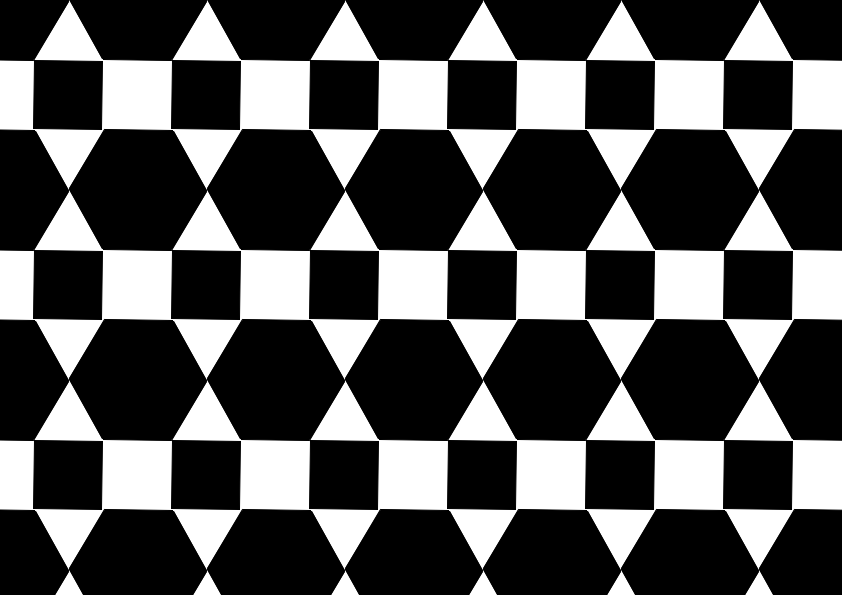
Frame 1 (no input)
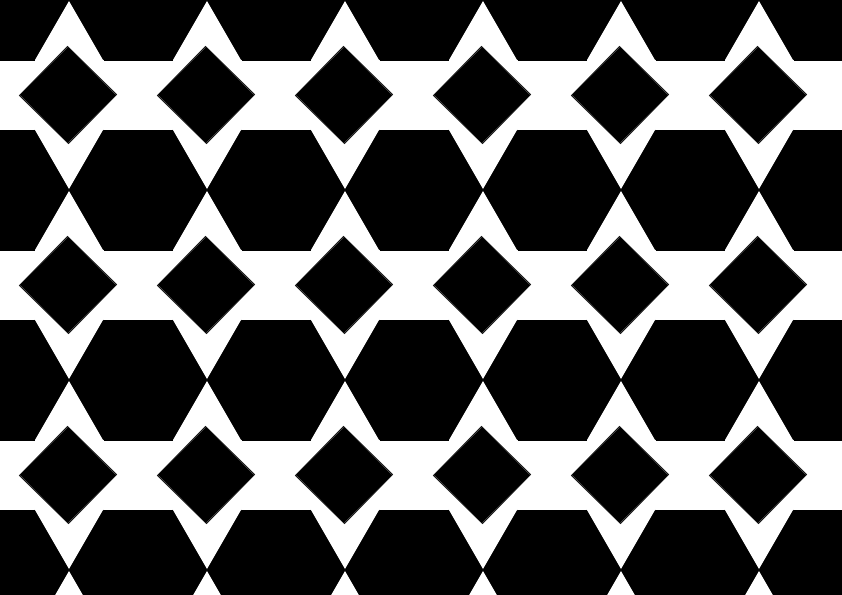
Frame 60 (the mouse pressed at the canvas centre just before this capture)
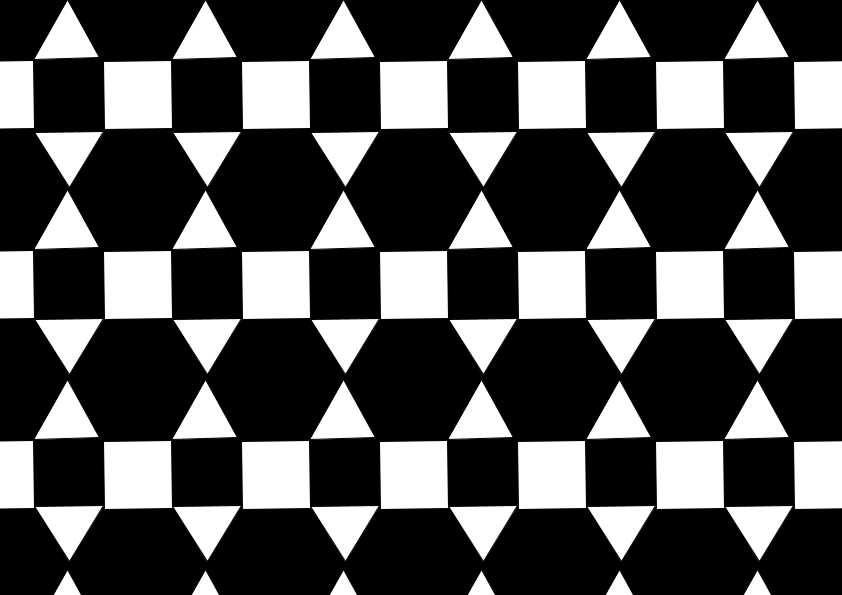
Frame 120 (the mouse held since frame 60 and released just before this capture)

The Processing sketch that drew these frames (run headless with seeded random() and noise(); from frame 60 on, the mouse is pressed at the canvas centre):

// Processing sketch: s06c01JuanEcclefield
// ── s06c01JuanEcclefield.pde
/*
Alumno: Juan Ecclefield G.
Asignatura: Programación Creativa
Fecha: 08/04/2019

Artista referente: Dave Whyte
Fuente: https://www.instagram.com/davebeesbombs/?utm_source=ig_embed
        https://www.instagram.com/p/BslTILaHYwV/
        https://www.instagram.com/p/BrK1DcNCcZX/


INSTRUCCIONES:
  1- Tecla q/Q: Cambia el display del sketch1 al sketch2
  2- Tecla w/W: Cambia el display del sketch2 al sketch1

*/

// Variables para rotaciones
int rot;
float rot2;
float rot3;
float rot4;
float rot5;

// Variables para cambiar estados.
float estado;

// Booleanas para ocultar y mostrar metodos.
boolean sketch1 = false;         // Display sketch simple.
boolean sketch2 = true;          // Display sketch Complejo.

boolean ciclo3  = false;       // Ciclos que varían segun figura y fondo.
boolean ciclo4  = false;       // Ciclos que varían segun figura y fondo.
boolean ciclo1  = true;        // Ciclos que varían segun figura y fondo.
boolean ciclo2  = false;       // Ciclos que varían segun figura y fondo.

ClassMov_02 a;      // LLamar la clase

// Variables para color del fondo
int blanco = 255;
int negro = 0;
int fondo = 255;



void setup(){
  size(842,595);
  a = new ClassMov_02(rot, rot2, rot3, rot4, rot5);       // LLamar al constructor y sus parametros.
}

void draw(){

  background(fondo);
  rot = frameCount;
  rot2 = rot2 + 0.995;        // velocidad Rotacion triangulos.
  rot3 = rot3 + 0.747;        // velocidad Rotacion hexagonos.
  rot4 = rot4 + 1;            // velocidad Rotacion triangulos.
  rot5 = rot5 + 0.749;        // velocidad Rotacion rectangulos.

  if(rot > 180){frameCount = 0;}      // Resetear el contador de frames ps.
  estado = estado + 0.988;            // Contador que define el tiempo de cada ciclo.

  // Variables para definir el rango de tiempo de cada ciclo (Rotacion de las figuras y si display).

  if (sketch1 == true){             // Todo esto ocurrirá mientras el sketch 1 (Simple) este activo.
    if(ciclo1 == true){             // Estado del ciclo y display de los metodos.
      a.diagramacion1(rot);         // grilla de cuadrados negros que giran.
      a.diagramacion2(rot);         // grilla de cuadrados negros que giran.
    }

    if(ciclo2 == true){
      a.diagramacion3(rot);         // grilla de cuadrados blancos que giran.
      a.diagramacion4(rot);         // grilla de cuadrados blancos que giran.
    }

    if(rot > 90 && sketch1 == true){      // Los ciclos estan limitados por el tiempo y el angulo de rotacion.
      ciclo1 = false;                     // por lo tanto, si el objeto supera una cierta cantidad de tiempo rotando.
      ciclo2 = true;                      // se alteran los estados de los ciclos que son los que varian el display de los métodos.
      fondo = negro;                      // Estado de color del fondo.

    }

    if(rot < 90 && sketch1 == true){      // Los ciclos estan limitados por el tiempo y el angulo de rotacion.
      ciclo1 = true;                      // por lo tanto, si el objeto supera una cierta cantidad de tiempo rotando.
      ciclo2 = false;
      fondo = blanco;
    }
  }

//////////////////////////// SEGUNDO SKETCH /////////////////////////////////

  if (sketch2 == true){
    a.diagramacion5(rot4);
    ciclo1 = false;          // Cambia el estado de un ciclo a falso, desactivando el display de sus métodos.
    ciclo2 = false;          // Cambia el estado de un ciclo a falso, desactivando el display de sus métodos.
    fondo = blanco;          // Estado de color del fondo.

    if(estado > 108){         // Los ciclos estan limitados por el tiempo y el angulo de rotacion.
      ciclo4 = true;          // por lo tanto, si el objeto supera una cierta cantidad de tiempo rotando.
    }                         // se alteran los estados de los ciclos que son los que varian el display de los métodos.

    if(estado > 238 ){        // Los ciclos estan limitados por el tiempo y el angulo de rotacion.
      ciclo4 = false;         // por lo tanto, si el objeto supera una cierta cantidad de tiempo rotando.
      estado = 0;             // se alteran los estados de los ciclos que son los que varian el display de los métodos.
    }

    if(ciclo4 == true && sketch2 == true){      // condicion que maneja el displey de algunos metodos del sketch.
      a.diagramacion6(rot2);                    // Display metodo de triangulos.
      a.diagramacion7(rot2);                    // Display metodo de triangulos.
      a.diagramacion8(rot3);                    // Display metodo de rectangulos blancos.
      fondo = negro;                            // Estado de color del fondo.
    }

    if (ciclo4 == false && sketch2 == true){    // condicion que maneja el displey de algunos metodos del sketch.
      a.diagramacion9(rot5);                    // Display metodo de rectangulos negros.
      fondo = blanco;                           // Estado de color del fondo.
    }
  }
}


// Interacciones

void keyPressed(){

// Tecla para cambiar al sketch 1 (Simple)
  if (keyPressed) {
    if (key == 'q' || key == 'Q') {
      sketch1 = true;
      sketch2 = false;

    }
  }

// Tecla para cambiar al sketch 1 (Complejo)
  if (keyPressed) {
    if (key == 'w' || key == 'W') {
      sketch1 = false;
      sketch2 = true;
    }
  }


}

// ── ClassMov_v2.pde
class ClassMov_02{

// Variables de rotacion de la clase
int rot;
float rot2;
float rot3;
float rot4;
float rot5;

  ClassMov_02(int rot, float rot2, float rot3, float rot4, float rot5){   // Colocar los parametros que recibira el constructor
    // Indicar que estamos trabajando con estas variables y no las del sketch
    this.rot = rot;
    this.rot2 = rot2;
    this.rot3 = rot3;
    this.rot4 = rot4;
    this.rot4 = rot5;
  }


/////////////////////////////////// SKETCH SIMPLE /////////////////////////////////////////

// Rectangulos negros que rotan en su eje.
// RECTANGULOS//
void figura1(int rot){
  pushMatrix();
    rectMode(CENTER);
    noStroke();
    fill(0);
    rotate(radians(rot));
    rect(0, 0, 50, 50);
  popMatrix();
}

// Dispocisión de los rectangulos de la figura 1.
// Se pocisionan a lo largo y ancho del sketch.
void diagramacion1(int rot){
  for(int posY = 0; posY < 650; posY = posY + 100){
    for(int posX2 = 0; posX2 < 900; posX2 = posX2 + 100){
      pushMatrix();
      translate(posX2,posY);
      figura1(rot);
      popMatrix();
    }
  }
}

// Dispocisión de los rectangulos de la figura 1.
// Se pocisionan a lo largo y ancho del sketch.
void diagramacion2(int rot){
  for(int posY = 50; posY < 650; posY = posY + 100){
    for(int posX2 = 50; posX2 < 900; posX2 = posX2 + 100){
      pushMatrix();
      translate(posX2,posY);
      figura1(rot);
      popMatrix();

    }
  }
}

///////////////////////////////////////////////////////////////////////////////

// Rectangulos blancos que rotan en su eje.
// RECTANGULOS//
void figura2(int rot){
  pushMatrix();
    rectMode(CENTER);
    noStroke();
    fill(255);
    rotate(radians(rot));
    rect(0, 0, 50, 50);
  popMatrix();

}

// Dispocisión de los rectangulos de la figura 2.
// Se pocisionan a lo largo y ancho del sketch.
void diagramacion3(int rot){
  for(int posY = -50; posY < 650; posY = posY + 100){
    for(int posX2 = 0; posX2 < 900; posX2 = posX2 + 100){
      pushMatrix();
      translate(posX2,posY);
      figura2(rot);
      popMatrix();
    }
  }
}

// Dispocisión de los rectangulos de la figura 2.
// Se pocisionan a lo largo y ancho del sketch.
void diagramacion4(int rot){
  for(int posY = 0; posY < 650; posY = posY + 100){
    for(int posX2 = -50; posX2 < 900; posX2 = posX2 + 100){
      pushMatrix();
      translate(posX2,posY);
      figura2(rot);
      popMatrix();
    }
  }
}

///////////////////////////////////////Segundo sketch///////////////////////////////////////


// hexagono negro que gira en su eje. Recibe informacion del parametro "rot3", pocisiona
// los rectangulos simulando la forma de un hexagono
// HEXAGONO //
void figura3(){
  for (int i = 0; i < 360; i= i + 60){
  pushMatrix();
    fill(0);
    rotate(radians(i));
    rect(30,0,60,68);
  popMatrix();
}
}

// triangulos blancos que giran en su propio eje. Reciben informacion del parametro "rot2", lo que los hace girar
// TRIANGULO
void figura4(float rot2){
  stroke(0);
  fill(255);
  pushMatrix();
    triangle(-35, 20, 0, -36, 34, 20);
  popMatrix();
}

// triangulos blancos que giran en su propio eje. Reciben informacion del parametro "rot2", lo que los hace girar
// TRIANGULO
void figura5(float rot2){
  stroke(0);
  fill(255);
  pushMatrix();
    rotate(radians(rot2));
    triangle(-35, 20, 0, -36, 34, 20);
  popMatrix();
}

// Rectangulos blancos del segundo sketch que giran en su propio eje
// RECTANGULOS BLANCOS
void figura6(float rot3){
  stroke(0);
  fill(255);
  pushMatrix();
    rectMode(CENTER);
    rotate(radians(rot3));
    rect(0,0,68,68);
  popMatrix();
}

// Rectangulos negros que giran en su propio eje, aparecen luego que los rectangulos blancos terinan un ciclo de rotación.
// RECTANGULOS NEGROS
void figura7(float rot3){
  stroke(0);
  fill(0);
  pushMatrix();
    rectMode(CENTER);
    rotate(radians(rot3));
    rect(0,0,68,68);
  popMatrix();
}

// Metodo para pocisionar y repetir el hexagono en el sketch
// DIAGRAMACIÓN HEXAGONO //
  void diagramacion5 (float rot4){
    for(int posY = 0; posY < 650; posY = posY + 190){
      for (int p = 0; p < 960; p = p +138){
        pushMatrix();
          rectMode(CENTER);
          translate(p, posY);
          rotate(radians(rot4+30));
          figura3();
        popMatrix();
      }
    }
  }

// Metodo para pocisionar y repetir los triangulos en el sketch
// DIAGRAMACIÓN triangulos //
  void diagramacion6(float rot2){
    for(int posY = -85; posY < 650; posY = posY + 187){
      for (int p = 0; p < 960; p = p +138){
        pushMatrix();
          translate(p-69,posY+50);
          rotate(radians(rot2+60));
          figura4(rot2);
        popMatrix();
      }
    }
  }

// Metodo para pocisionar y repetir los triangulos en el sketch.
// DIAGRAMACIÓN triangulos //
  void diagramacion7(float rot2){
    for(int posY = -10; posY < 650; posY = posY + 190){
        for (int p = 0; p < 960; p = p +138){
          pushMatrix();
            translate(p-70,posY+50);
            figura5(rot2);
          popMatrix();
        }
    }
  }

// Metodo para pocisionar y repetir los rectangulos blancos en el sketch.
// DIAGRAMACIÓN rectangulos //
  void diagramacion8(float rot3){
    for(int posY = 95; posY < 650; posY = posY + 190){
      for (int p = 0; p < 960; p = p +138){
        pushMatrix();
          translate(p,posY);
          figura6(rot3);
        popMatrix();
      }
    }
  }

// Metodo para pocisionar y repetir los rectangulos negros en el sketch.
// DIAGRAMACIÓN rectangulos //
  void diagramacion9(float rot5){
    for(int posY = 95; posY < 650; posY = posY + 190){
      for (int p = -70; p < 960; p = p +138){
        pushMatrix();
          translate(p,posY);
          figura7(rot5);
        popMatrix();
      }
    }
  }
}
